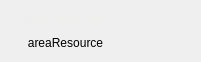
  <widget class="QWidget" name="layoutWidget">
   <property name="geometry">
    <rect>
     <x>270</x>
     <y>180</y>
     <width>201</width>
     <height>42</height>
    </rect>
   </property>
   <layout class="QHBoxLayout" name="resourceLayout">
    <item>
     <layout class="QVBoxLayout" name="verticalLayout_3">
      <item>
       <widget class="QLabel" name="areaRewardsText">
        <property name="palette">
         <palette>
          <active>
           <colorrole role="WindowText">
            <brush brushstyle="SolidPattern">
             <color alpha="255">
              <red>238</red>
              <green>238</green>
              <blue>236</blue>
             </color>
            </brush>
           </colorrole>
          </active>
          <inactive>
           <colorrole role="WindowText">
            <brush brushstyle="SolidPattern">
             <color alpha="255">
              <red>238</red>
              <green>238</green>
              <blue>236</blue>
             </color>
            </brush>
           </colorrole>
          </inactive>
          <disabled>
           <colorrole role="WindowText">
            <brush brushstyle="SolidPattern">
             <color alpha="255">
              <red>23</red>
              <green>23</green>
              <blue>24</blue>
             </color>
            </brush>
           </colorrole>
          </disabled>
         </palette>
        </property>
        <property name="font">
         <font>
          <family>Console</family>
         </font>
        </property>
        <property name="text">
         <string>Local resource:</string>
        </property>
        <property name="alignment">
         <set>Qt::AlignCenter</set>
        </property>
       </widget>
      </item>
      <item>
       <widget class="QLabel" name="areaResourceLabel">
        <property name="text">
         <string>areaResource</string>
        </property>
        <property name="alignment">
         <set>Qt::AlignCenter</set>
        </property>
       </widget>
      </item>
     </layout>
    </item>
    <item>
     <widget class="QLabel" name="localResLbl">
      <property name="minimumSize">
       <size>
        <width>40</width>
        <height>40</height>
       </size>
      </property>
      <property name="maximumSize">
       <size>
        <width>64</width>
        <height>64</height>
       </size>
      </property>
      <property name="text">
       <string/>
      </property>
     </widget>
    </item>
   </layout>
  </widget>
